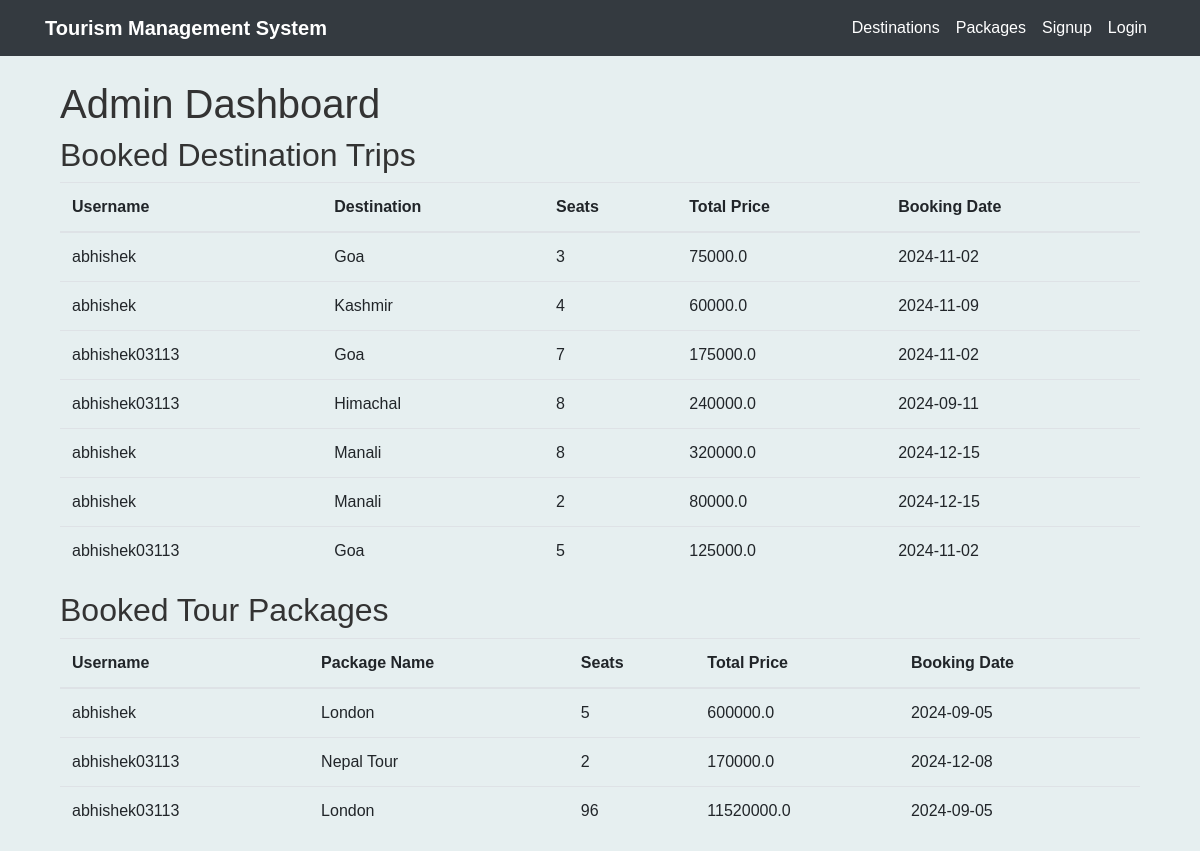
The app's page /dashboard (signed in) with its own data.
### main.py (models this page shows, shortened)
class Booking(db.Model):
    id = db.Column(db.Integer, primary_key=True, autoincrement=True)
    user_id = db.Column(db.Integer, db.ForeignKey("users.id"), nullable=False)
    package_id = db.Column(db.Integer, db.ForeignKey("packages.id"), nullable=True)
    destination_id = db.Column(
        db.Integer, db.ForeignKey("destinations.id"), nullable=True
    )
    seats = db.Column(db.Integer, nullable=False)
    total_price = db.Column(db.Float, nullable=False)
    booking_date = db.Column(db.String(100), nullable=True)
    user = db.relationship("User", backref="bookings")
    package = db.relationship("Package", backref="bookings")
    destination = db.relationship("Destination", backref="bookings")
    def __repr__(self):
        return f"<Booking {self.id}>"

class User(UserMixin, db.Model):
    __tablename__ = "users"
    id = db.Column(db.Integer, primary_key=True)
    username = db.Column(db.String(100), unique=True)
    password = db.Column(db.String(100))
    mobile = db.Column(db.String(10))
    email = db.Column(db.String(100))
    address = db.Column(db.String(100))
    role = db.Column(db.String(100))
    def __repr__(self):
        return f"<User {self.username}>"

class Destination(db.Model):
    __tablename__ = "destinations"
    id = db.Column(db.Integer, primary_key=True, autoincrement=True)
    name = db.Column(db.String(100), nullable=False)
    description = db.Column(db.String(200), nullable=False)
    image_url = db.Column(db.String(200), nullable=False)
    date = db.Column(db.String(100), nullable=False)
    price = db.Column(db.Float, nullable=False)
    available_seats = db.Column(db.Integer, default=0)

class Package(db.Model):
    __tablename__ = "packages"
    id = db.Column(db.Integer, primary_key=True, autoincrement=True)
    name = db.Column(db.String(100), nullable=False)
    description = db.Column(db.String(200), nullable=False)
    image_url = db.Column(db.String(200), nullable=False)
    date = db.Column(db.String(100), nullable=False)
    price = db.Column(db.Float, nullable=False)
    available_seats = db.Column(db.Integer, default=0)
    def __repr__(self):
        return f"<Package {self.name}>"

### main.py (the view)
@app.route("/dashboard", methods=["GET"])
@login_required
def admin_dashboard():
    if current_user.role != "admin":
        return render_template(
            "index.html", message="You are not authorized to access this page"
        )
    bookings = Booking.query.all()  # Get all bookings
    booked_destinations = [
        (
            booking,
            User.query.get(booking.user_id),
            Destination.query.get(booking.destination_id),
        )
        for booking in bookings
        if booking.destination_id
    ]  # Fetch user, destination, and package details for booked destinations
    booked_tour_packages = [
        (
            booking,
            User.query.get(booking.user_id),
            Package.query.get(booking.package_id),
        )
        for booking in bookings
        if booking.package_id
    ]
    print(booked_tour_packages)
    return render_template(
        "dashboard.html",
        booked_destinations=booked_destinations,
        tour_packages=booked_tour_packages,
    )

### main.py (called while the page is built)
@login_manager.user_loader
def load_user(user_id):
    return db.session.get(User, user_id)

### templates/dashboard.html (shortened to what this page needs)
{% extends "base.html" %} {% block content %}
<div class="container">
  <h1>Admin Dashboard</h1>
  <h2>Booked Destination Trips</h2>
  <table class="table">
    <thead>
      <tr>
        <th>Username</th>
        <th>Destination</th>
        <th>Seats</th>
        <th>Total Price</th>
        <th>Booking Date</th>
      </tr>
    </thead>
    <tbody>
      {% for booking, user, destination in booked_destinations %}
      <tr>
        <td>{{ user.username }}</td>
        <td>{{ destination.name }}</td>
        <td>{{ booking.seats }}</td>
        <td>{{ booking.total_price }}</td>
        <td>{{ booking.booking_date }}</td>
      </tr>
      {% endfor %}
    </tbody>
  </table>
  <h2>Booked Tour Packages</h2>
  <table class="table">
    <thead>
      <tr>
        <th>Username</th>
        <th>Package Name</th>
        <th>Seats</th>
        <th>Total Price</th>
        <th>Booking Date</th>
      </tr>
    </thead>
    <tbody>
      {% for booking, user, package in tour_packages %}
      <tr>
        <td>{{ user.username }}</td>
        <td>{{ package.name }}</td>
        <td>{{ booking.seats }}</td>
        <td>{{ booking.total_price }}</td>
        <td>{{ booking.booking_date }}</td>
      </tr>
      {% endfor %}
    </tbody>
  </table>
  {% endblock %}

### static/style.css (style rules this page uses)
body { font-family: Arial, sans-serif; background-color: #E6EFF0; color: #333; }

### records on screen
Booking: username "abhishek", name "Goa", seats "3", total_price "75000.0", booking_date "2024-11-02"
Booking: username "abhishek", name "Kashmir", seats "4", total_price "60000.0", booking_date "2024-11-09"
Booking: username "abhishek03113", name "Goa", seats "7", total_price "175000.0", booking_date "2024-11-02"
Booking: username "abhishek03113", name "Himachal", seats "8", total_price "240000.0", booking_date "2024-09-11"
Booking: username "abhishek", name "Manali", seats "8", total_price "320000.0", booking_date "2024-12-15"
Booking: username "abhishek", name "Manali", seats "2", total_price "80000.0", booking_date "2024-12-15"
Booking: username "abhishek03113", name "Goa", seats "5", total_price "125000.0", booking_date "2024-11-02"
Booking: username "abhishek", name "London", seats "5", total_price "600000.0", booking_date "2024-09-05"
Booking: username "abhishek03113", name "Nepal Tour", seats "2", total_price "170000.0", booking_date "2024-12-08"
Booking: username "abhishek03113", name "London", seats "96", total_price "11520000.0", booking_date "2024-09-05"
